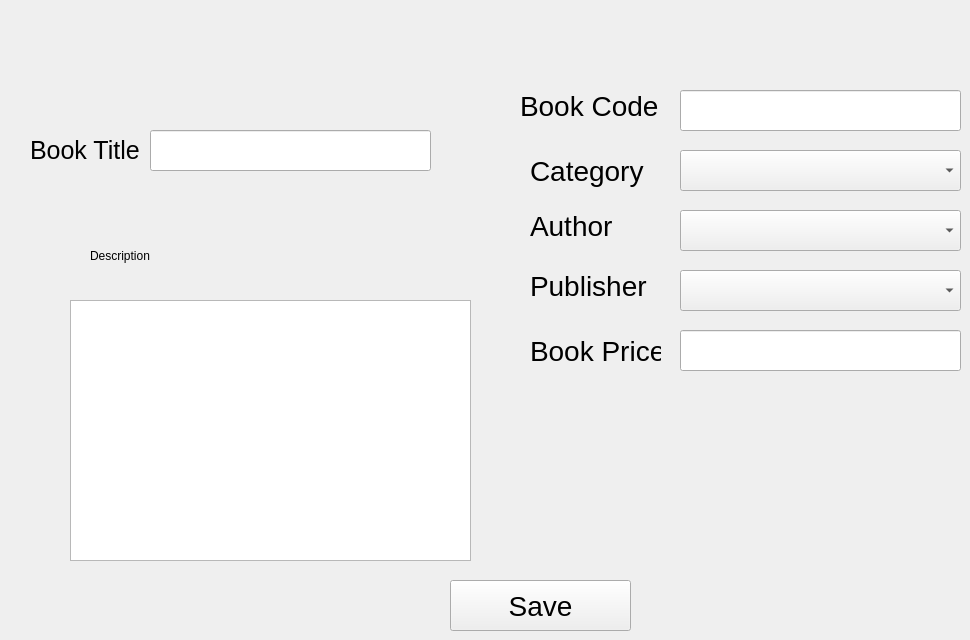
      <widget class="QWidget" name="tab_5">
       <attribute name="title">
        <string>Add New Book</string>
       </attribute>
       <widget class="QLineEdit" name="lineEdit_2">
        <property name="geometry">
         <rect>
          <x>150</x>
          <y>130</y>
          <width>281</width>
          <height>41</height>
         </rect>
        </property>
       </widget>
       <widget class="QLineEdit" name="lineEdit_3">
        <property name="geometry">
         <rect>
          <x>680</x>
          <y>90</y>
          <width>281</width>
          <height>41</height>
         </rect>
        </property>
       </widget>
       <widget class="QComboBox" name="comboBox_3">
        <property name="geometry">
         <rect>
          <x>680</x>
          <y>150</y>
          <width>281</width>
          <height>41</height>
         </rect>
        </property>
       </widget>
       <widget class="QComboBox" name="comboBox_4">
        <property name="geometry">
         <rect>
          <x>680</x>
          <y>210</y>
          <width>281</width>
          <height>41</height>
         </rect>
        </property>
       </widget>
       <widget class="QComboBox" name="comboBox_5">
        <property name="geometry">
         <rect>
          <x>680</x>
          <y>270</y>
          <width>281</width>
          <height>41</height>
         </rect>
        </property>
       </widget>
       <widget class="QLineEdit" name="lineEdit_4">
        <property name="geometry">
         <rect>
          <x>680</x>
          <y>330</y>
          <width>281</width>
          <height>41</height>
         </rect>
        </property>
       </widget>
       <widget class="QPushButton" name="pushButton_7">
        <property name="geometry">
         <rect>
          <x>450</x>
          <y>580</y>
          <width>181</width>
          <height>51</height>
         </rect>
        </property>
        <property name="font">
         <font>
          <family>Segoe UI</family>
          <pointsize>21</pointsize>
         </font>
        </property>
        <property name="text">
         <string>Save</string>
        </property>
       </widget>
       <widget class="QLabel" name="label_3">
        <property name="geometry">
         <rect>
          <x>30</x>
          <y>130</y>
          <width>111</width>
          <height>41</height>
         </rect>
        </property>
        <property name="font">
         <font>
          <family>Segoe UI</family>
          <pointsize>19</pointsize>
         </font>
        </property>
        <property name="text">
         <string>Book Title</string>
        </property>
       </widget>
       <widget class="QLabel" name="label_4">
        <property name="geometry">
         <rect>
          <x>520</x>
          <y>90</y>
          <width>141</width>
          <height>31</height>
         </rect>
        </property>
        <property name="font">
         <font>
          <family>Segoe UI</family>
          <pointsize>21</pointsize>
         </font>
        </property>
        <property name="text">
         <string>Book Code</string>
        </property>
       </widget>
       <widget class="QLabel" name="label_5">
        <property name="geometry">
         <rect>
          <x>530</x>
          <y>330</y>
          <width>131</width>
          <height>41</height>
         </rect>
        </property>
        <property name="font">
         <font>
          <family>Segoe UI</family>
          <pointsize>21</pointsize>
         </font>
        </property>
        <property name="text">
         <string>Book Price</string>
        </property>
       </widget>
       <widget class="QLabel" name="label_6">
        <property name="geometry">
         <rect>
          <x>530</x>
          <y>150</y>
          <width>121</width>
          <height>41</height>
         </rect>
        </property>
        <property name="font">
         <font>
          <family>Segoe UI</family>
          <pointsize>21</pointsize>
         </font>
        </property>
        <property name="text">
         <string>Category</string>
        </property>
       </widget>
       <widget class="QLabel" name="label_7">
        <property name="geometry">
         <rect>
          <x>530</x>
          <y>210</y>
          <width>101</width>
          <height>31</height>
         </rect>
        </property>
        <property name="font">
         <font>
          <family>Segoe UI</family>
          <pointsize>21</pointsize>
         </font>
        </property>
        <property name="text">
         <string>Author</string>
        </property>
       </widget>
       <widget class="QLabel" name="label_8">
        <property name="geometry">
         <rect>
          <x>530</x>
          <y>270</y>
          <width>131</width>
          <height>31</height>
         </rect>
        </property>
        <property name="font">
         <font>
          <family>Segoe UI</family>
          <pointsize>21</pointsize>
         </font>
        </property>
        <property name="text">
         <string>Publisher</string>
        </property>
       </widget>
       <widget class="QTextEdit" name="textEdit">
        <property name="geometry">
         <rect>
          <x>70</x>
          <y>300</y>
          <width>401</width>
          <height>261</height>
         </rect>
        </property>
       </widget>
       <widget class="QLabel" name="label_39">
        <property name="geometry">
         <rect>
          <x>90</x>
          <y>240</y>
          <width>131</width>
          <height>31</height>
         </rect>
        </property>
        <property name="text">
         <string>Description</string>
        </property>
       </widget>
      </widget>
